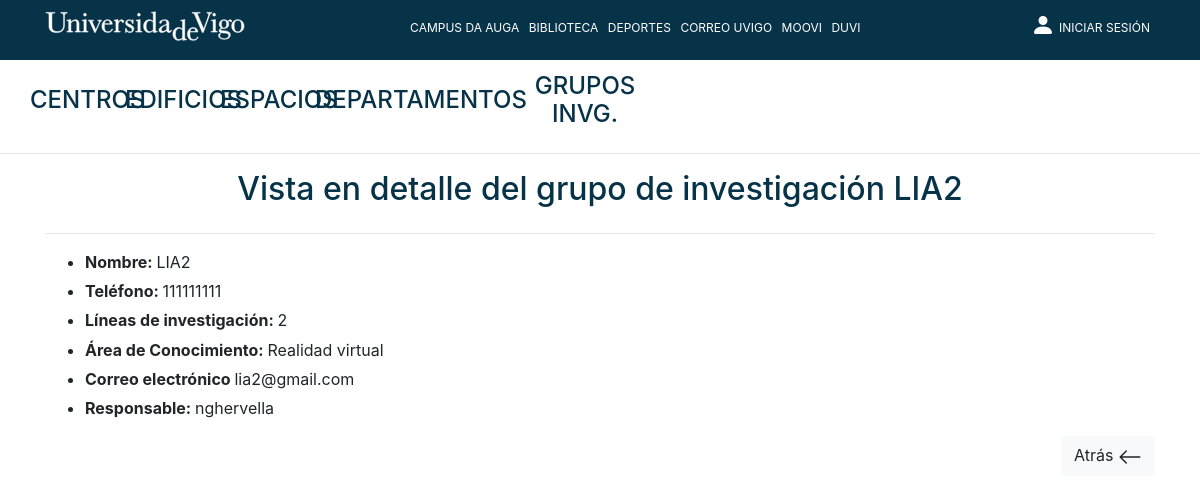
/Controllers/GrupoInvestigacion_Controller.php?action=showcurrent&grupo_id=1, run on the app's committed database.
### tables this page shows
CREATE TABLE `grupo_investigacion` (
	`grupo_id` int NOT NULL AUTO_INCREMENT,
	`nombre_grupo` VARCHAR(70) NOT NULL,
	`telef_grupo` int NOT NULL,
	`lineas_investigacion` VARCHAR(200) NOT NULL,
	`area_conoc_grupo` VARCHAR(30) NOT NULL,
	`email_grupo` VARCHAR(30) NOT NULL,
	`responsable_grupo` int,
	PRIMARY KEY	(`grupo_id`)
 );

CREATE TABLE `usuario` (
	`usuario_id` int NOT NULL AUTO_INCREMENT,
	`login` VARCHAR(12) NOT NULL UNIQUE,
	`nombre` VARCHAR(15) NOT NULL,
	`apellidos` VARCHAR(25) NOT NULL,
	`password` VARCHAR(64) NOT NULL,
	`fecha_nacimiento` DATE NOT NULL,
	`email_usuario` VARCHAR(30) NOT NULL,
	`telef_usuario` int NOT NULL,
	`dni` VARCHAR(9) NOT NULL UNIQUE,
	`rol` enum('ADMIN', 'USUARIO_NORMAL') NOT NULL, 
	`afiliacion` enum('DOCENTE', 'INVESTIGADOR', 'ADMINISTRACION') NOT NULL,
	`nombre_puesto` VARCHAR(60),
	`nivel_jerarquia` int,
	`depart_usuario` int,
	`grupo_usuario` int,
	`centro_usuario` int,
	PRIMARY KEY (`usuario_id`)
);

### Models/GRUPO_INVESTIGACION_Model.php (called while the page is built, shortened)
<?php
include_once 'Access_DB.php';
    class GRUPO_INVESTIGACION_Model{
        private $db;
        private $grupo_id;
        private $nombre_grupo;
        private $telef_grupo;
        private $lineas_investigacion;
        private $area_conoc_grupo;
        private $email_grupo;
        function __construct($grupo_id,
                             $nombre_grupo,
                             $telef_grupo,
                             $lineas_investigacion,
                             $area_conoc_grupo,
                             $email_grupo,
                             $responsable_grupo){
            $this->grupo_id = $grupo_id;
            $this->nombre_grupo = $nombre_grupo;
            $this->telef_grupo = $telef_grupo;
            $this->lineas_investigacion = $lineas_investigacion;
            $this->area_conoc_grupo = $area_conoc_grupo;
            $this->email_grupo = $email_grupo;
            $this->db = PDOConnection::getInstance();
        }
        function rellenaDatos(){
            $stmt = $this->db->prepare("SELECT *
					FROM grupo_investigacion
					WHERE grupo_id = ?");
            $stmt->execute(array($this->grupo_id));
            $grupo = $stmt->fetch(PDO::FETCH_ASSOC);
            if($grupo != null){
                return new GRUPO_INVESTIGACION_Model($grupo["grupo_id"], $grupo["nombre_grupo"],$grupo["telef_grupo"],$grupo["lineas_investigacion"],
                    $grupo["area_conoc_grupo"],$grupo["email_grupo"],$grupo["responsable_grupo"]);
            }else{
                return  'Error inesperado al intentar cumplir su solicitud de consulta';
            }
        }
        function getNombreGrupo(){
            return $this->nombre_grupo;
        }
        public function getTelefGrupo()
        {
            return $this->telef_grupo;
        }
        public function getLineasInvestigacion()
        {
            return $this->lineas_investigacion;
        }
        public function getAreaConocGrupo()
        {
            return $this->area_conoc_grupo;
        }
        public function getEmailGrupo()
        {
            return $this->email_grupo;
        }
    }
?>

### Models/Access_DB.php (called while the page is built)
<?php
class PDOConnection
{
    private static $dbhost = "127.0.0.1";
    private static $dbname = "hauga";
    private static $dbuser = "admin_hauga";
    private static $dbpass = "admin_hauga";
    private static $db_singleton = null;
    public static function getInstance()
    {
        if (self::$db_singleton == null) {
            self::$db_singleton = new PDO(
                "mysql:host=" . self::$dbhost . ";dbname=" . self::$dbname . ";charset=utf8",
                self::$dbuser,
                self::$dbpass,
                array(
                    PDO::ATTR_EMULATE_PREPARES => false,
                    PDO::ATTR_ERRMODE => PDO::ERRMODE_EXCEPTION
                )
            );
        }
        return self::$db_singleton;
    }
}
?>

### Models/USUARIO_Model.php (called while the page is built, shortened)
<?php
include_once 'Access_DB.php';
	class USUARIO_Model{
        private $db;
		var $usuario_id;
		function __construct($usuario_id,
							 $login,
							 $nombre,
							 $apellidos,
							 $password,
							 $fecha_nacimiento,
							 $email_usuario,
							 $telef_usuario,
							 $dni,
							 $rol,
							 $afiliacion,
							 $nombre_puesto,
							 $nivel_jerarquia,
							 $depart_usuario,
							 $grupo_usuario,
							 $centro_usuario){
			$this->usuario_id = $usuario_id;
			$this->db = PDOConnection::getInstance();
		}
        function getLoginById(){
		    $stmt = $this->db->prepare("SELECT login FROM usuario WHERE usuario_id = ?");
		    $stmt->execute(array($this->usuario_id));
		    $resultado = $stmt->fetch(PDO::FETCH_ASSOC);
		    if($resultado != null){
		        return $resultado['login'];
            }else{
		        return 'No existe el usuario en la BD';
            }
        }
    }
?>

### Views/GRUPOINVESTIGACION_SHOWCURRENT_View.php (the view)
<?php
class GRUPOINVESTIGACION_SHOWCURRENT_View{
    var $grupoInvestigacion;
    var $responsableLogin;
    function __construct($grupoInvestigacion, $responsableLogin)
    {
        $this->grupoInvestigacion = $grupoInvestigacion;
        $this->responsableLogin = $responsableLogin;
        $this->render();
    }
    function render(){
        include '../Views/Header.php';
        ?>
        <div class="container">
            <?php if ($this->grupoInvestigacion== null){ ?>
                <div class="alert alert-danger">El grupo de investigación al que está intentando acceder no existe.</div>
            <?php } else { ?>
                <div class="row">
                    <div class="col text-center">
                        <h2 class="textoAzul">Vista en detalle del grupo de investigación <?=$this->grupoInvestigacion->getNombreGrupo() ?></h2>
                    </div>
                </div>
                <hr>
                <ul>
                    <div class="row">
                        <div class="col text-left">
                            <li><b>Nombre: </b><?=$this->grupoInvestigacion->getNombreGrupo() ?></li>
                        </div>
                    </div>
                    <div class="row" style="padding-top: 0.5%;">
                        <div class="col text-left">
                            <li><b>Teléfono: </b><?=$this->grupoInvestigacion->getTelefGrupo() ?></li>
                        </div>
                    </div>
                    <div class="row" style="padding-top: 0.5%;">
                        <div class="col text-left">
                            <li><b>Líneas de investigación: </b><?=$this->grupoInvestigacion->getLineasInvestigacion() ?></li>
                        </div>
                    </div>
                    <div class="row" style="padding-top: 0.5%;">
                        <div class="col text-left">
                            <li><b>Área de Conocimiento: </b><?=$this->grupoInvestigacion->getAreaConocGrupo() ?></li>
                        </div>
                    </div>
                    <div class="row" style="padding-top: 0.5%;">
                        <div class="col text-left">
                            <li><b>Correo electrónico </b><?=$this->grupoInvestigacion->getEmailGrupo() ?></li>
                        </div>
                    </div>
                    <div class="row" style="padding-top: 0.5%;">
                        <div class="col text-left">
                            <li><b>Responsable: </b><?=$this->responsableLogin ?></li>
                        </div>
                    </div>
                </ul>
            <div class="row">
                <div class="col text-right">
                    <a id="botonAtrasCurrentUser" href="../Controllers/GrupoInvestigacion_Controller.php?action=showall" class="btn btn-light">
                        Atrás
                        <svg width="1.5em" height="1.5em" viewBox="0 0 16 16" class="bi bi-arrow-left" fill="currentColor" xmlns="http://www.w3.org/2000/svg">
                            <path fill-rule="evenodd" d="M15 8a.5.5 0 0 0-.5-.5H2.707l3.147-3.146a.5.5 0 1 0-.708-.708l-4 4a.5.5 0 0 0 0 .708l4 4a.5.5 0 0 0 .708-.708L2.707 8.5H14.5A.5.5 0 0 0 15 8z"/>
                        </svg>
                    </a>
                </div>
            </div>
            </div>
        <?php } ?>
<?php
    }
}

### libraries/estilos.css (style rules this page uses)
.textoAzul { color: #073349; }

### data on the page
grupo_investigacion: nombre_grupo "LIA2", telef_grupo "111111111", lineas_investigacion "2", area_conoc_grupo "Realidad virtual", email_grupo "lia2@gmail.com"
usuario: login "nghervella"
